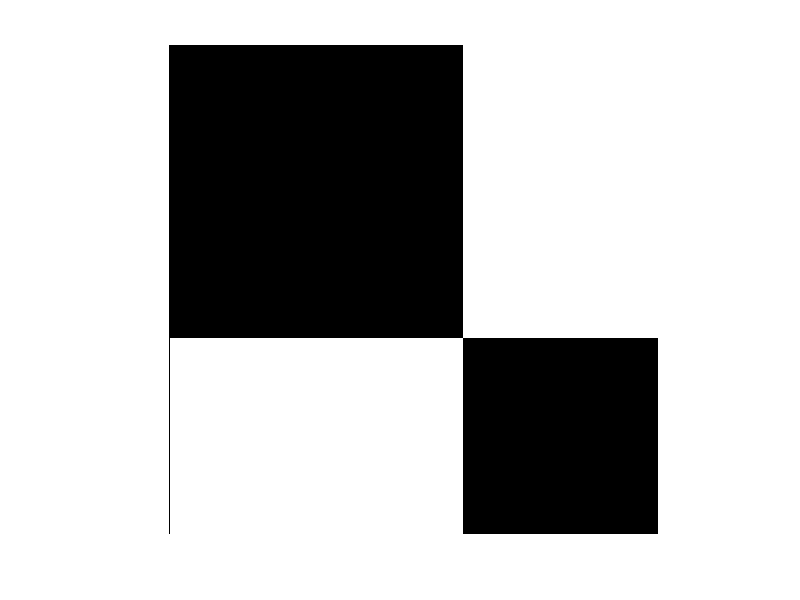

This chart was generated by the following MATLAB code:
m=input('Enter number of rows: ');
n=input('Enter number of columns: ');
A=zeros(m,n);
for i=1:n
    for j=1:m
        temp1=floor((i-1)/(m/2));
        temp2=floor((j-1)/(n/2));
        if (rem(temp1,2)==0 && rem(temp2,2)==1)||(rem(temp1,2)==1 && rem(temp2,2)==0)
            A(i,j)=1;
        end
    end
end
imshow(A);